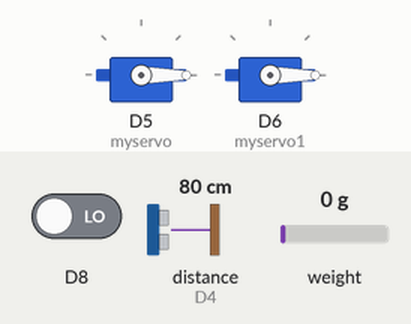
The sketch below on a simulated ESP8266 (NodeMCU). On the bench: 2 × servo. Inputs (shaded band) come from the test bench; at power-on: D8 LOW, weight on the scale 0 g, distance to the obstacle (sensor on D4) 80 cm. The echo pulse lasts 58.3 µs per cm; what the sketch prints to the serial monitor is not drawn.

Above: at 5.3 s.
5.4 s: D8 driven HIGH
8.6 s: weight on the scale set to 94 g
At 12.5 s:
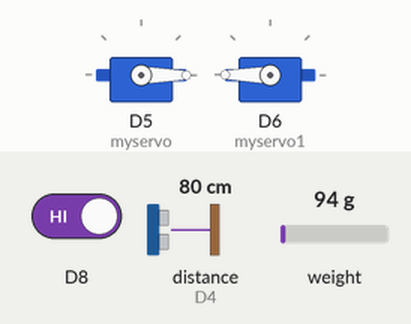
12.6 s: weight on the scale set to 108 g
At 13.4 s:
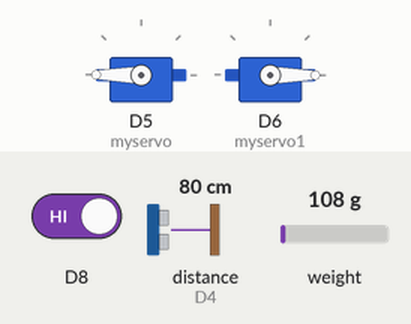
15.6 s: weight on the scale set to 0 g
17.1 s: weight on the scale set to 100 g
At 19.4 s:
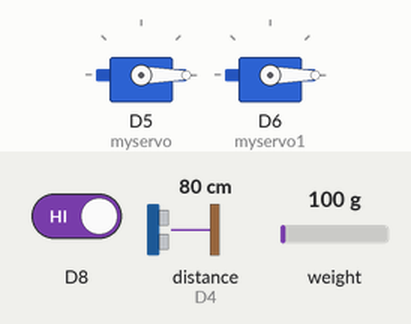
Timing chart, 0 to 20.9 s (numbered marks = the images above; inputs shaded):
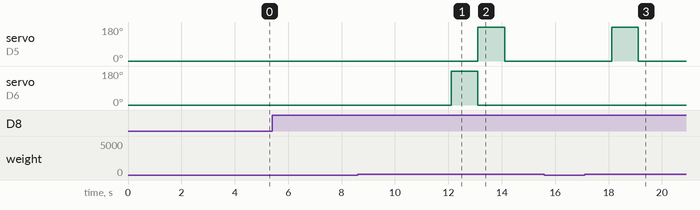

Measured:
- the behaviour switches between 99 and 100 g on weight on the scale (found by bisection; images 1 and 2)
- after the input at 5.4 s, every drawn part: stays the same
- after the input at 12.6 s, servo on D5 (myservo): 0° → 180° after 0.51 s, → 0° 1.0 s later; servo on D6 (myservo1): 180° → 0° after 0.51 s
- after the input at 15.6 s, every drawn part: stays the same
- after the input at 17.1 s, servo on D5 (myservo): 0° → 180° after 1.0 s, → 0° 1.0 s later; servo on D6 (myservo1): stays 0° (without the input it goes to 180° after 3.0 s)

The sketch:

cse_16_03_B.ino
```cpp
#include <ESP8266WiFi.h>

#include<Wire.h>
#include <time.h>
#include <SPI.h>

#include <Servo.h>

#include "HX711.h"
const int LOADCELL_DOUT_PIN = D1;
const int LOADCELL_SCK_PIN = D2;
HX711 scale;
/*********************/
Servo myservo;
Servo myservo1;
/***********************/
const int trigger =D3;
const int echo =D4;
long T;
float distanceCM;
/***************************/

float wt=100.00;
float c;

void setup()
{
  Serial.begin(9600);
  scale.begin(LOADCELL_DOUT_PIN, LOADCELL_SCK_PIN);
  scale.set_scale(120.f);
  scale.tare();
  Serial.println("After setting up the scale:");
  Serial.print("read: \t\t");
  Serial.println(scale.read());                 // print a raw reading from the ADC
  Serial.print("read average: \t\t");
  Serial.println(scale.read_average(20));       // print the average of 20 readings from the ADC
  Serial.print("get value: \t\t");
  Serial.println(scale.get_value(5));    // print the average of 5 readings from the ADC minus the tare weight, set with tare()
  Serial.print("get units: \t\t");
  Serial.println(scale.get_units(5), 1);        // print the average of 5 readings from the ADC minus tare weight, divided

  Serial.println("Readings:");
  long rohan;
   pinMode(D8,INPUT);
   myservo.attach(D5);
   myservo1.attach(D6);

   pinMode(trigger, OUTPUT);
   pinMode(echo, INPUT);
   /************************/


   /***************************/

}
void loop()
{
   myservo.write(0);
   myservo1.write(0);
int a=digitalRead(D8);
  Serial.print("Recived From Node1:");
  Serial.println(a);
  delay(1000);
  if(a==1)
  {
    dist();
         if (distanceCM<18)
        {
           myservo.write(0);
           myservo1.write(0);
           Serial.println("Dispenser OFF");
          delay(1000);
         }
      else
      {
         c=scale.get_units(10),1 ;
         Serial.print(c);
         delay(1000);

        while(c<wt)
        {
          Serial.print("Weight Processing:");
           Serial.println(scale.get_units(10), 1);
           Serial.println(" \t Dispenser ON");
          delay(1000);
          myservo1.write(180);
          c=scale.get_units(10),1 ;
        }

      }
          Serial.println("Weight>50gm");
           myservo1.write(0);
           myservo.write(180);
          delay(1000);


         }


    else
    {
      myservo1.write(0);
      myservo.write(0);
      }


}
void flapopen()
{
 myservo.write(180);
 }
 void flapclose()
{
 myservo.write(0);
 }

 /******************Distance***/
 void dist()
 {
  digitalWrite(trigger, LOW);
  delay(1);
  digitalWrite(trigger, HIGH);
  delayMicroseconds(10);
  digitalWrite(trigger, LOW);
  T = pulseIn(echo, HIGH);
  distanceCM = T * 0.034;
  distanceCM = distanceCM / 2;
  Serial.print("Distance in cm: ");
  Serial.println(distanceCM);
  delay(1000);
  }
 /*******************************(Loadcell)*/
  void load()
  {

  Serial.print("one reading:\t");
  Serial.print(scale.get_units(), 1);
  Serial.print("\t| average:\t");
  Serial.println(scale.get_units(10), 1);

  scale.power_down();
  delay(1000);
  scale.power_up();

    }
```
